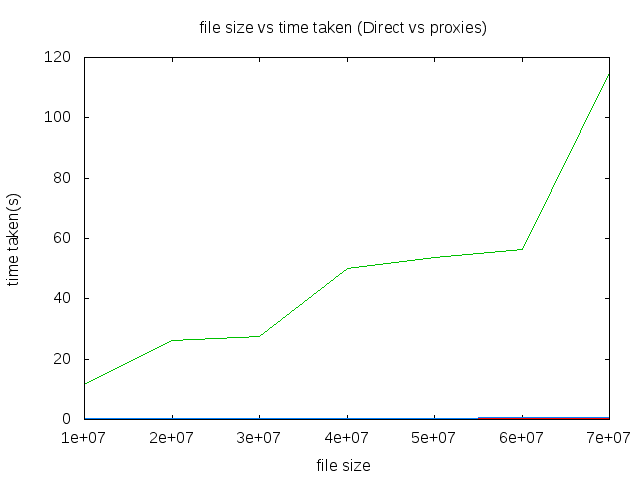

Recreate this plot in gnuplot.
set title "file size vs time taken (Direct vs proxies)"
set xlabel "file size"
set ylabel "time taken(s)"
plot "timeDirect.txt" title"" with line,"timeProxyGlobal.txt" title"" with line,"timeProxyLocal.txt" title"" with line 
set term png
set output "plot1.png"
replot
